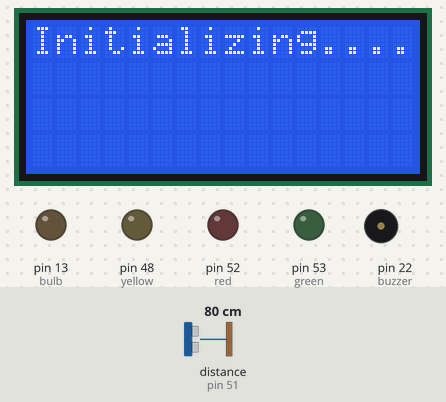
The sketch below on a simulated Arduino Mega 2560, built with avr-gcc and run on an emulated ATmega2560. On the bench: 16×4 character LCD, output pins drawn as LEDs (lit = HIGH), buzzer (waves = sounding, pin HIGH). Wiring (inferred from the names in the program): ultrasonic range finder: trigger pin 50; echo pin 51. Dashed ring = blinking. The inputs (shaded band) are chosen by the test bench; at power-on: distance to the obstacle (sensor on pin 51) 80 cm. The echo pulse lasts 58.3 µs per cm; pins used as bus, display or sensor lines are not drawn.

Above: at 2.1 s.
5.3 s: distance to the obstacle (sensor on pin 51) set to 33 cm
9.2 s: distance to the obstacle (sensor on pin 51) set to 28 cm
At 9.8 s:
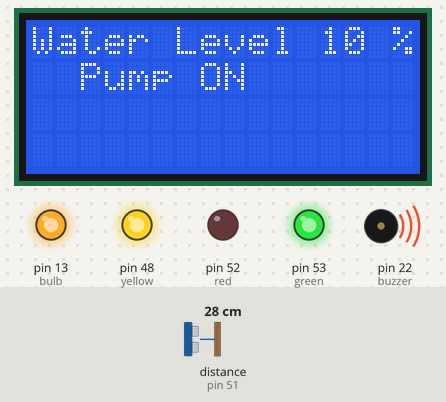
13.1 s: distance to the obstacle (sensor on pin 51) set to 23 cm
At 13.9 s:
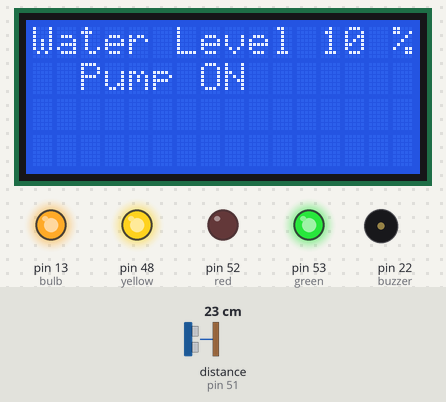
15.5 s: distance to the obstacle (sensor on pin 51) set to 4 cm
At 15.9 s:
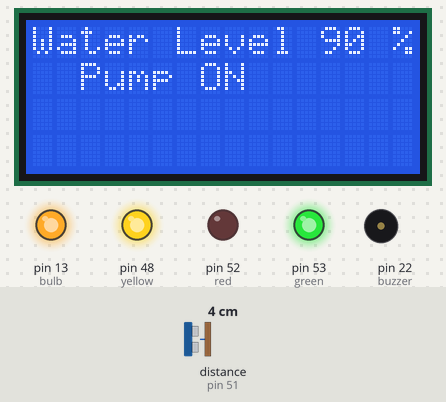
17.0 s: distance to the obstacle (sensor on pin 51) set to 2 cm
At 17.4 s:
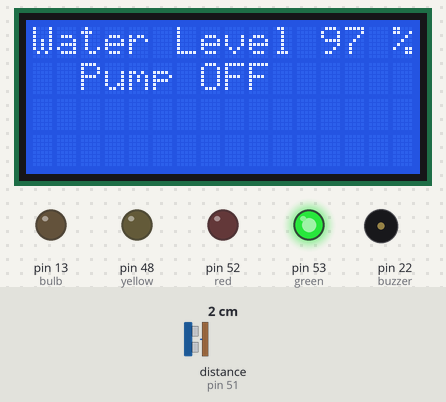
19.6 s: distance to the obstacle (sensor on pin 51) set to 35 cm
At 20.3 s:
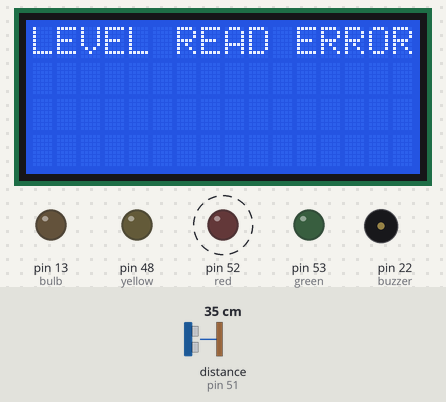
Timing chart, 0 to 23.2 s (numbered marks = the images above; inputs shaded):
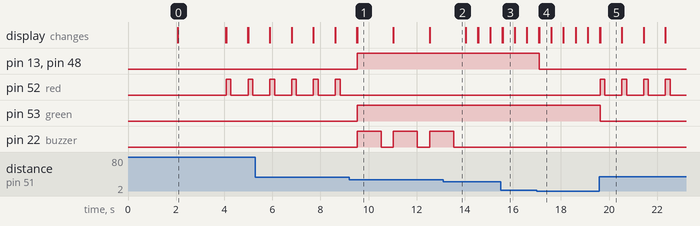

The sketch:

2.28_p.m_5.18.ino
```cpp
#define trig 50
#define echo 51
#define red 52
#define green 53
#define yellow 48
#define bulb 13
#define buzzer 22
#include<LiquidCrystal.h>
LiquidCrystal lcd1 (1, 2, 4, 5, 6, 7);
int level, waterLevel;
bool state;
//map(value, fromLow, fromHigh, toLow, toHigh)

void setup() {
  pinMode(trig, OUTPUT);
  pinMode(echo, INPUT);
  pinMode(red, OUTPUT);
  pinMode(green, OUTPUT);
  pinMode(yellow, OUTPUT);
  pinMode(bulb, OUTPUT);
  pinMode(buzzer, OUTPUT);
  lcd1.begin(16, 4);
  lcd1.setCursor(0, 0);
  lcd1.print(" Automated Water ");
  lcd1.setCursor(1, 1);
  lcd1.print("Level Indicator");
  delay (2000);
  lcd1.clear();
  lcd1.setCursor(0, 0);
  lcd1.print("Initializing....");
  delay(2000);
  lcd1.clear();
}

void loop() {
  ultrasonic();

  delay(500);
  lcd1.clear();
}

void ultrasonic() {
  digitalWrite(trig, LOW);
  delayMicroseconds(2);
  digitalWrite(trig, HIGH);
  delayMicroseconds(10);
  digitalWrite(trig, LOW);

  long t = pulseIn(echo, HIGH);

  long cm = t / 29 / 2;


  if (cm >= 0 && cm <= 30) {
    level = map(cm, 0, 30, 100, 0);
    lcd1.print("Water Level ");
    lcd1.print(level);
    lcd1.print(" % ");
    digitalWrite(green, HIGH);
    digitalWrite(red, LOW);


    if (level <= 20) {
      digitalWrite(bulb, HIGH);
      digitalWrite(yellow, HIGH);
      lcd1.setCursor(1, 1);
      lcd1.print(" Pump ON ");
      state = true;
      digitalWrite(buzzer, HIGH);
      delay(1000);
      digitalWrite(buzzer, LOW);


    } else if (level < 96 && state == 1) {
      digitalWrite(bulb, HIGH);
      digitalWrite(yellow, HIGH);
      digitalWrite(buzzer, LOW);
      lcd1.setCursor(1, 1);
      lcd1.print(" Pump ON");


    } else {
      digitalWrite(bulb, LOW);
      digitalWrite(yellow, LOW);
      state = false;
      lcd1.setCursor(1, 1);
      lcd1.print(" Pump OFF ");
      if (level == 96) {
        digitalWrite(buzzer, HIGH);
        delay(1000);
        digitalWrite(buzzer, LOW);
      }
    }

  } else {
    lcd1.print("LEVEL READ ERROR");
    digitalWrite(green, LOW);
    digitalWrite(bulb, LOW);
    digitalWrite(yellow, LOW);
    digitalWrite(red, HIGH);
    delay(200);
    digitalWrite(red, LOW);
    delay(200);

  }
}
```

Measured:
- the behaviour switches between 32 and 31 cm on distance to the obstacle (sensor on pin 51) (found by bisection; images 0 and 1)
- the behaviour switches between 25 and 24 cm on distance to the obstacle (sensor on pin 51) (found by bisection; images 1 and 2)
- the behaviour switches between 3 and 2 cm on distance to the obstacle (sensor on pin 51) (found by bisection; images 3 and 4)
- after the input at 9.2 s, pin 13 (bulb), pin 48 (yellow), pin 53 (green): LOW → HIGH after 0.32 s; pin 52 (red): stops changing and stays LOW; pin 22 (buzzer): alternates HIGH for 1.0 s and LOW for 0.51 s, starting after 0.33 s; the display: first differs from a run without the input after 0.33 s (image 1)
- after the input at 13.1 s, pin 22 (buzzer): goes on until 13.5 s, then stays LOW
- after the input at 15.5 s, the display: first differs from a run without the input after 0.07 s (image 3)
- after the input at 17.0 s, pin 13 (bulb), pin 48 (yellow): HIGH → LOW after 0.09 s; the display: first differs from a run without the input after 0.09 s (image 4)
- after the input at 19.6 s, pin 52 (red): alternates HIGH for 0.20 s and LOW for 0.71 s, starting at once; pin 53 (green): HIGH → LOW at once; the display: first differs from a run without the input at once (image 5)
